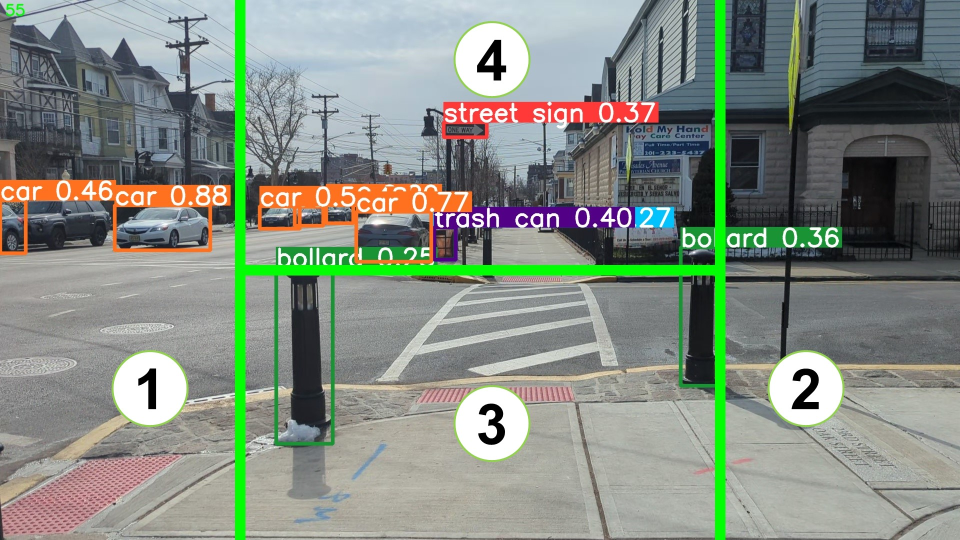
#> input picture pictures/H_segmentation.jpeg, 1920 x 1080 px, given in place of rotationTest.mp4, which was not available (shown at 1/2 size)
$ python stablizer.py
#> lines starting #> are read from the running program, lines starting #| are printed output that depends on the picture; pictures that were not available may be replaced by others from this repository, and a replacement may not be noted
'''
Jiayou Qin 03/18/2024
SIFT based stablizer
a simple demo of stablization using sift
Used ransac to estimate affine transformation
'''


import numpy as np
import cv2 as cv
import matplotlib.pyplot as plt

video_path = "rotationTest.mp4" #change this file name as needed
cap = cv.VideoCapture(video_path)


visual_intensity = 1
visualize_points = False
visualize_cursor = True

for i in range(1): #skip frames, must be larger than 1
    success, frame = cap.read()
#> this loop made 1 pass
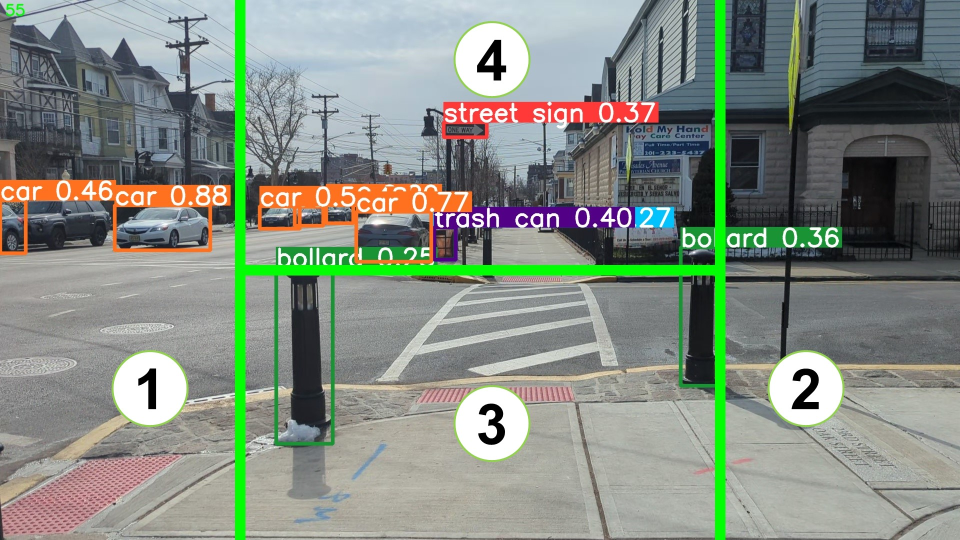
#> input picture pictures/H_segmentation.jpeg, 1920 x 1080 px, given in place of rotationTest.mp4, which was not available (shown at 1/2 size)
# frame = cv.rotate(frame, cv.ROTATE_90_CLOCKWISE)
sift = cv.SIFT_create()
frame = cv.resize(frame,(800,600))
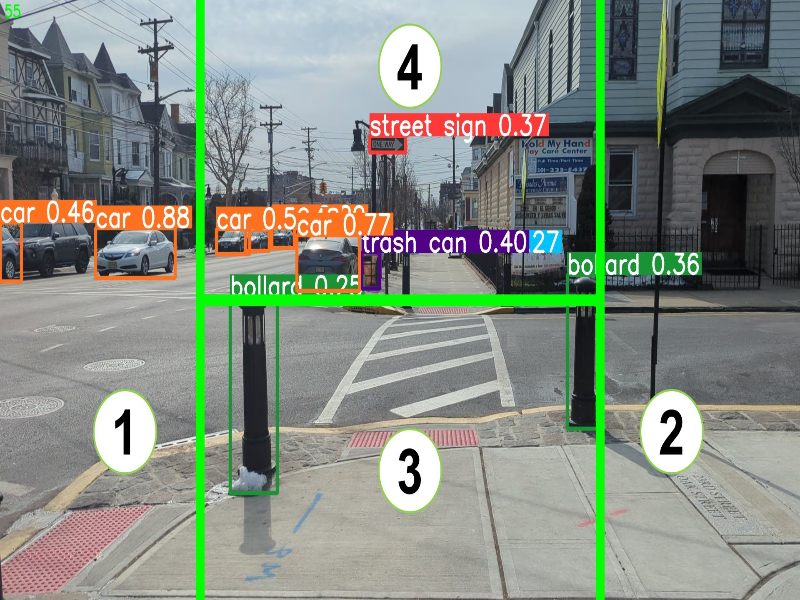
#> frame: shape (600, 800, 3); mean B, G, R 129.9, 140.1, 131.4
y,x = frame.shape[:2]
#> y = 600; x = 800
center = np.array([x/2,y/2], dtype=float)
#> center = [400, 300]
cursor = center.copy()
#> cursor = [400, 300]

last_frame = frame
kp, des = sift.detectAndCompute(frame,None)
#> kp = 3144 keypoints; strongest (x, y, size): (408, 70, 4.5), (127, 450, 5.3), (496, 250, 2.5), (402, 484, 5)
cv.namedWindow('image',cv.WINDOW_NORMAL)
cv.namedWindow('trans',cv.WINDOW_NORMAL)
cv.imshow('image', frame)
cv.waitKey(0) #press key to begin


last_m = None
while True:
    for i in range(5):
        success, frame = cap.read()
    if not success:
        break
    angles = np.array([],dtype=float)
    delta = np.array([],dtype=float)
    p1s = np.array([],dtype=float)
    p2s = np.array([],dtype=float)
    visual_info = np.array([],dtype=float)
    frame = cv.resize(frame,(800,600))
#     frame = cv.rotate(frame, cv.ROTATE_90_CLOCKWISE)
    out_frame = frame.copy()
    if not success:
        break
    kp_,des_ = kp,des
#> kp_ has the same summary as kp
    kp, des = sift.detectAndCompute(frame,None)

    bf = cv.BFMatcher()
    matches = bf.knnMatch(des,des_,k=2)
#> matches = 3144 matches

    # Apply ratio test
    good = []
    for m,n in matches:
        if m.distance < 0.75*n.distance:
            p1 = np.array(kp[m.queryIdx].pt, dtype=float)
            p2 = np.array(kp_[m.trainIdx].pt, dtype=float)
            p1s = np.concatenate((p1s, p1))
            p2s = np.concatenate((p2s, p2))
#> this loop made 3144 passes
#> p2 on passes 5 to 16: [3.34, 500.9], [3.34, 245.8], [3.34, 245.8], [3.39, 13.52], [3.42, 242.1], [3.57, 593.9], [3.64, 7.5], [4.34, 585.5], [4.64, 276.3], [4.66, 225.5], [4.83, 169.6], [5.54, 509]
#> p2s on passes 1 to 4: [2.6, 100.6], [2.6, 100.6, 3.03, 581.7], [2.6, 100.6, 3.03, 581.7, 3.04, 573.1], [2.6, 100.6, 3.03, 581.7, 3.04, 573.1, 3.16, 251.4]
#> after the loop, p1s = 6288 values, max 797.2 at index 6286, min 2.6 at index 0, mean 303.7; p2s has the same summary as p1s

    p1s = p1s.reshape(-1,2)
#> p1s = 3144 pairs, first value 2.6 to 797.2, second value 2.77 to 597.2
    p2s = p2s.reshape(-1,2)
#> p2s has the same summary as p1s

    trans_m,_ = cv.estimateAffine2D(p1s,p2s)
#> trans_m = [[1, 0, 0], [0, 1, 0]]
    if last_m is not None:
        trans_m[:,:2] = np.matmul(trans_m[:,:2], last_m[:,:2])
        trans_m[:,2] += last_m[:,2]

    last_m = trans_m
#> last_m = [[1, 0, 0], [0, 1, 0]]
    trans = cv.warpAffine(frame, trans_m, frame.shape[:2][::-1])
    cv.imshow('trans',trans)
    cv.imshow('image', out_frame)
    k = cv.waitKey(5)
#> (key Esc is pressed here)
    if k ==27:
        break

    last_frame = frame

#     break;
cap.release()
cv.destroyAllWindows()

$ run again, on pictures/Picture1.png
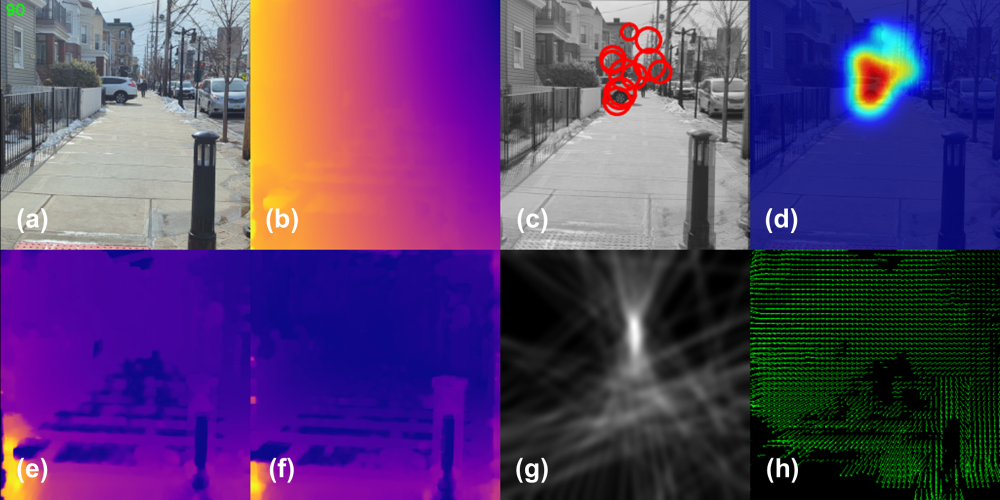
#> input picture pictures/Picture1.png, 2000 x 999 px, given in place of rotationTest.mp4, which was not available (shown at 1/2 size)
#> the loop `for i in range(1):` made 1 pass
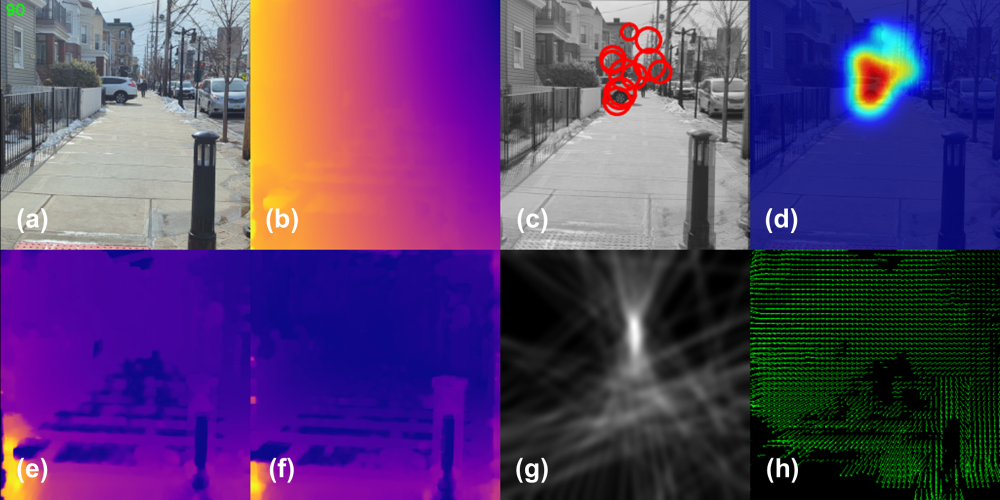
#> input picture pictures/Picture1.png, 2000 x 999 px, given in place of rotationTest.mp4, which was not available (shown at 1/2 size)
#> `frame = cv.resize(frame,(800,600))`:
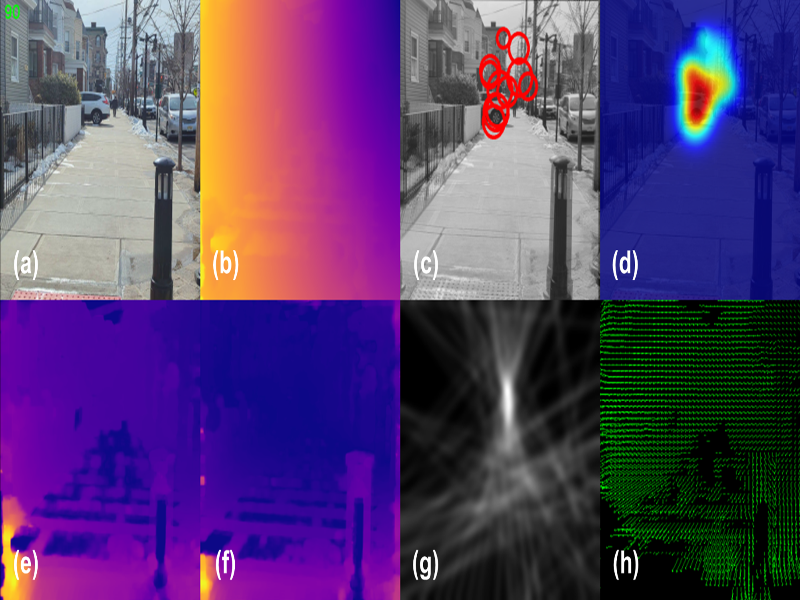
#> frame: shape (600, 800, 3); mean B, G, R 109.7, 61.9, 86.6
#> kp = 3029 keypoints; strongest (x, y, size): (622, 571, 2.4), (629, 571, 2.4), (622, 552, 2.3), (626, 562, 2.6)
#> kp_ has the same summary as kp
#> matches = 3029 matches
#> the loop `for m,n in matches:` made 3029 passes
#> p2 on passes 5 to 12: [2.89, 588.3], [2.96, 594.6], [3.37, 594.6], [3.93, 211.3], [5.16, 147.9], [5.99, 116.6], [6, 122.3], [6.26, 103.5]
#> after the loop `for m,n in matches:`: p1s = 6058 values, max 796.3 at index 6056, min 2.32 at index 0, mean 401.5; p2s has the same summary as p1s
#> `p1s = p1s.reshape(-1,2)`: p1s = 3029 pairs, first value 2.32 to 796.3, second value 2.33 to 597
#> `p2s = p2s.reshape(-1,2)`: p2s has the same summary as p1s
#> trans_m = [[1, 0, 0], [-8.42e-19, 1, 9.02e-15]]
